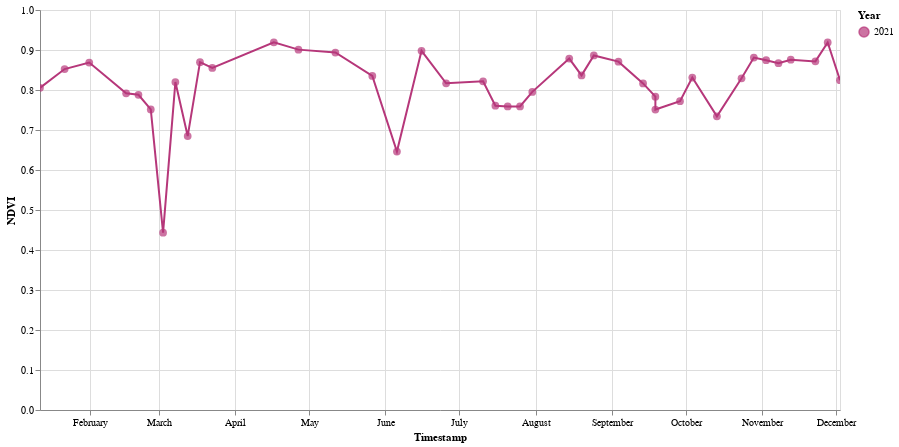

The code cell stored with this chart in its notebook:
### Code cell
# @markdown Visualización con Altair

base = alt.Chart(df_con_mask).encode(x=alt.X('Timestamp:T'))

points = base.mark_circle(size=60).encode(
    y=alt.Y('NDVI:Q'),
    color=alt.Color('Year:O', scale=alt.Scale(scheme='magma')),
    tooltip=[
        alt.Tooltip('Timestamp:T', title='Fecha'),
        alt.Tooltip('NDVI:Q', title='NDVI')
    ])

line = base.mark_line().encode(
    y=alt.Y('NDVI:Q'),
    color=alt.Color('Year:O', scale=alt.Scale(scheme='magma'))
)

(points+line).properties(width=800, height=400).interactive()

### Figure 1 — Vega-Lite specification as saved in the notebook (floating-point values rounded to 4 significant figures)
{"config": {"view": {"continuousWidth": 400, "continuousHeight": 300}}, "layer": [{"mark": {"type": "circle", "size": 60}, "encoding": {"color": {"type": "ordinal", "field": "Year", "scale": {"scheme": "magma"}}, "tooltip": [{"type": "temporal", "field": "Timestamp", "title": "Fecha"}, {"type": "quantitative", "field": "NDVI", "title": "NDVI"}], "x": {"type": "temporal", "field": "Timestamp"}, "y": {"type": "quantitative", "field": "NDVI"}}, "selection": {"selector010": {"type": "interval", "bind": "scales", "encodings": ["x", "y"]}}}, {"mark": "line", "encoding": {"color": {"type": "ordinal", "field": "Year", "scale": {"scheme": "magma"}}, "x": {"type": "temporal", "field": "Timestamp"}, "y": {"type": "quantitative", "field": "NDVI"}}}], "data": {"name": "data-d568421fe8f836e3c6902f23d5f365d6"}, "height": 400, "width": 800, "$schema": "https://vega.github.io/schema/vega-lite/v4.8.1.json", "datasets": {"data-d568421fe8f836e3c6902f23d5f365d6": [{"NDVI": 0.8054, "Timestamp": "2021-01-11T15:45:06.966000", "Year": 2021, "Month": 1, "Day": 11, "DOY": 11}, {"NDVI": 0.8524, "Timestamp": "2021-01-21T15:45:07.362000", "Year": 2021, "Month": 1, "Day": 21, "DOY": 21}, {"NDVI": 0.8687, "Timestamp": "2021-01-31T15:45:07.136000", "Year": 2021, "Month": 1, "Day": 31, "DOY": 31}, {"NDVI": 0.7917, "Timestamp": "2021-02-15T15:45:06.499000", "Year": 2021, "Month": 2, "Day": 15, "DOY": 46}, {"NDVI": 0.788, "Timestamp": "2021-02-20T15:45:05.324000", "Year": 2021, "Month": 2, "Day": 20, "DOY": 51}, {"NDVI": 0.7513, "Timestamp": "2021-02-25T15:45:07.251000", "Year": 2021, "Month": 2, "Day": 25, "DOY": 56}, {"NDVI": 0.4434, "Timestamp": "2021-03-02T15:45:06.412000", "Year": 2021, "Month": 3, "Day": 2, "DOY": 61}, {"NDVI": 0.8198, "Timestamp": "2021-03-07T15:45:07.292000", "Year": 2021, "Month": 3, "Day": 7, "DOY": 66}, {"NDVI": 0.6848, "Timestamp": "2021-03-12T15:45:06.804000", "Year": 2021, "Month": 3, "Day": 12, "DOY": 71}, {"NDVI": 0.8695, "Timestamp": "2021-03-17T15:45:06.721000", "Year": 2021, "Month": 3, "Day": 17, "DOY": 76}, {"NDVI": 0.8552, "Timestamp": "2021-03-22T15:45:06.538000", "Year": 2021, "Month": 3, "Day": 22, "DOY": 81}, {"NDVI": 0.9192, "Timestamp": "2021-04-16T15:45:01.586000", "Year": 2021, "Month": 4, "Day": 16, "DOY": 106}, {"NDVI": 0.9009, "Timestamp": "2021-04-26T15:45:04.227000", "Year": 2021, "Month": 4, "Day": 26, "DOY": 116}, {"NDVI": 0.8937, "Timestamp": "2021-05-11T15:45:05.957000", "Year": 2021, "Month": 5, "Day": 11, "DOY": 131}, {"NDVI": 0.8351, "Timestamp": "2021-05-26T15:45:08.215000", "Year": 2021, "Month": 5, "Day": 26, "DOY": 146}, {"NDVI": 0.6462, "Timestamp": "2021-06-05T15:45:08.290000", "Year": 2021, "Month": 6, "Day": 5, "DOY": 156}, {"NDVI": 0.8979, "Timestamp": "2021-06-15T15:45:07.830000", "Year": 2021, "Month": 6, "Day": 15, "DOY": 166}, {"NDVI": 0.8167, "Timestamp": "2021-06-25T15:45:08.914000", "Year": 2021, "Month": 6, "Day": 25, "DOY": 176}, {"NDVI": 0.8216, "Timestamp": "2021-07-10T15:45:09.336000", "Year": 2021, "Month": 7, "Day": 10, "DOY": 191}, {"NDVI": 0.7607, "Timestamp": "2021-07-15T15:45:10.724000", "Year": 2021, "Month": 7, "Day": 15, "DOY": 196}, {"NDVI": 0.7588, "Timestamp": "2021-07-20T15:45:09.525000", "Year": 2021, "Month": 7, "Day": 20, "DOY": 201}, {"NDVI": 0.7588, "Timestamp": "2021-07-25T15:45:10.911000", "Year": 2021, "Month": 7, "Day": 25, "DOY": 206}, {"NDVI": 0.7953, "Timestamp": "2021-07-30T15:45:09.195000", "Year": 2021, "Month": 7, "Day": 30, "DOY": 211}, {"NDVI": 0.8786, "Timestamp": "2021-08-14T15:45:10.017000", "Year": 2021, "Month": 8, "Day": 14, "DOY": 226}, {"NDVI": 0.8365, "Timestamp": "2021-08-19T15:45:06.892000", "Year": 2021, "Month": 8, "Day": 19, "DOY": 231}, {"NDVI": 0.8863, "Timestamp": "2021-08-24T15:45:09.519000", "Year": 2021, "Month": 8, "Day": 24, "DOY": 236}, {"NDVI": 0.8709, "Timestamp": "2021-09-03T15:45:08.410000", "Year": 2021, "Month": 9, "Day": 3, "DOY": 246}, {"NDVI": 0.8165, "Timestamp": "2021-09-13T15:45:08.517000", "Year": 2021, "Month": 9, "Day": 13, "DOY": 256}, {"NDVI": 0.7833, "Timestamp": "2021-09-18T15:44:58.984000", "Year": 2021, "Month": 9, "Day": 18, "DOY": 261}, {"NDVI": 0.7511, "Timestamp": "2021-09-18T15:45:05.527000", "Year": 2021, "Month": 9, "Day": 18, "DOY": 261}, {"NDVI": 0.772, "Timestamp": "2021-09-28T15:45:06.507000", "Year": 2021, "Month": 9, "Day": 28, "DOY": 271}, {"NDVI": 0.8312, "Timestamp": "2021-10-03T15:45:12.202000", "Year": 2021, "Month": 10, "Day": 3, "DOY": 276}, {"NDVI": 0.7342, "Timestamp": "2021-10-13T15:45:12.866000", "Year": 2021, "Month": 10, "Day": 13, "DOY": 286}, {"NDVI": 0.8292, "Timestamp": "2021-10-23T15:45:12.713000", "Year": 2021, "Month": 10, "Day": 23, "DOY": 296}, {"NDVI": 0.881, "Timestamp": "2021-10-28T15:45:08.860000", "Year": 2021, "Month": 10, "Day": 28, "DOY": 301}, {"NDVI": 0.8745, "Timestamp": "2021-11-02T15:45:11.626000", "Year": 2021, "Month": 11, "Day": 2, "DOY": 306}, {"NDVI": 0.8671, "Timestamp": "2021-11-07T15:45:07.742000", "Year": 2021, "Month": 11, "Day": 7, "DOY": 311}, {"NDVI": 0.8757, "Timestamp": "2021-11-12T15:45:09.353000", "Year": 2021, "Month": 11, "Day": 12, "DOY": 316}, {"NDVI": 0.8716, "Timestamp": "2021-11-22T15:45:07.596000", "Year": 2021, "Month": 11, "Day": 22, "DOY": 326}, {"NDVI": 0.9188, "Timestamp": "2021-11-27T15:45:03.072000", "Year": 2021, "Month": 11, "Day": 27, "DOY": 331}, {"NDVI": 0.8246, "Timestamp": "2021-12-02T15:45:07.038000", "Year": 2021, "Month": 12, "Day": 2, "DOY": 336}]}}
